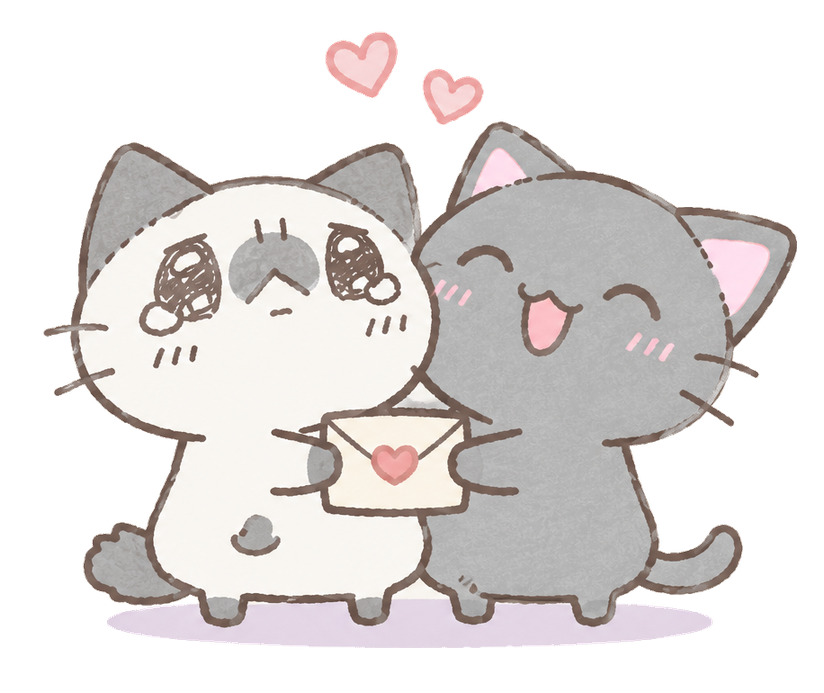
#> input picture assets/cats/hero.png, 824 x 693 px
$ python prepare-hero-tears.py
#> lines starting #> are read from the running program, lines starting #| are printed output that depends on the picture
"""Separate the homepage tears from the approved raster without redrawing the cats."""
from pathlib import Path
from PIL import Image, ImageDraw, ImageFilter

ROOT = Path(__file__).resolve().parent.parent
SOURCE = ROOT / 'assets' / 'cats' / 'hero.png'
OUTPUT = ROOT / 'assets' / 'cats'

hero = Image.open(SOURCE).convert('RGBA')
#> hero is the input picture: PIL image 824x693 RGBA; mean R, G, B, A 105.7, 101.5, 100.4, 132.3
mask = Image.new('L', hero.size)
#> mask: PIL image 824x693 L; every value is 0
draw = ImageDraw.Draw(mask)
# Follow each tear's outer cheek contour, leaving the sparkling eyes intact.
draw.polygon([(138, 314), (143, 304), (153, 298), (164, 297), (173, 301),
              (174, 309), (183, 314), (187, 319), (184, 329), (177, 336),
              (164, 340), (149, 337), (140, 331), (136, 322)], fill=255)
draw.polygon([(366, 282), (371, 273), (382, 270), (393, 274), (400, 284),
              (402, 294), (396, 302), (384, 307), (371, 304), (362, 298),
              (359, 291)], fill=255)
mask = mask.filter(ImageFilter.GaussianBlur(1.1))
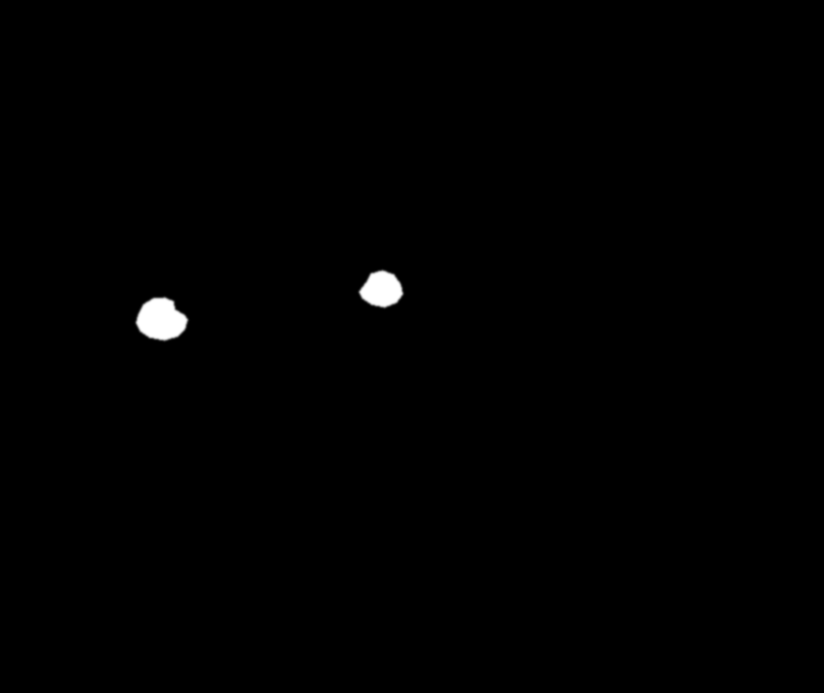
#> mask: PIL image 824x693 L; min 0, max 255, mean 1.2
# Reuse clean neighbouring cheek texture rather than painting a flat patch.
cheek = hero.crop((222, 341, 310, 399)).resize(hero.size)
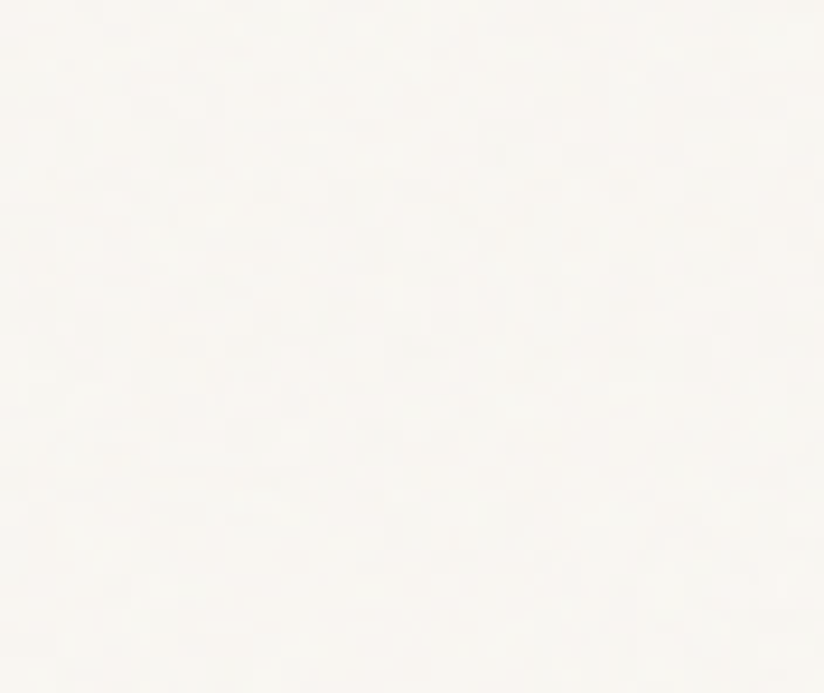
#> cheek: PIL image 824x693 RGBA; mean R, G, B, A 248.6, 245.7, 241.4, 255
clean = Image.composite(cheek, hero, mask)
clean.save(OUTPUT / 'hero-tear-base.png', optimize=True)
print('Prepared the homepage tear animation base.')

$ run again, with assets/cats/ending-play-happy.png copied over assets/cats/hero.png
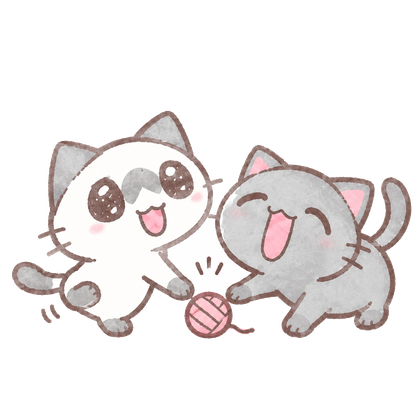
#> input picture assets/cats/ending-play-happy.png, 420 x 420 px
#> hero is the input picture: PIL image 420x420 RGBA; mean R, G, B, A 68.4, 64.3, 63.8, 81.8
#> `mask = mask.filter(ImageFilter.GaussianBlur(1.1))`:
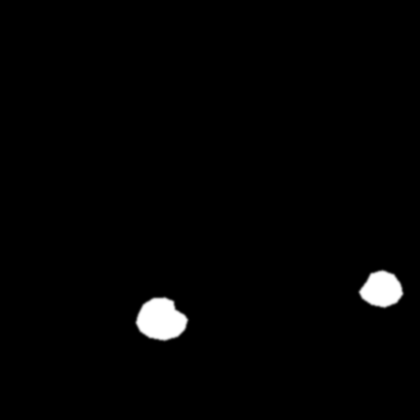
#> mask: PIL image 420x420 L; min 0, max 255, mean 3.9
#> cheek: PIL image 420x420 RGBA; every value is 0
